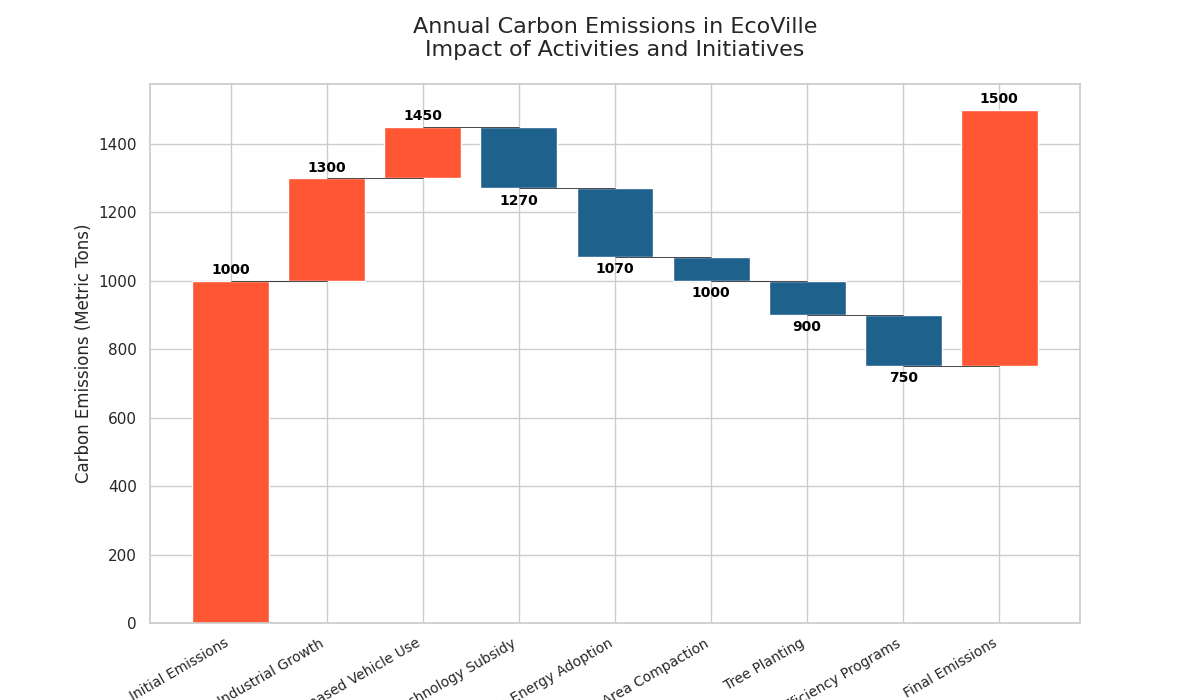

Here is the Python script that generated this plot:
import matplotlib.pyplot as plt
import numpy as np

emissions_labels = [
    'Initial Emissions', 'Industrial Growth', 'Increased Vehicle Use',
    'Green Technology Subsidy', 'Renewable Energy Adoption', 
    'Urban Area Compaction', 'Tree Planting', 'Energy Efficiency Programs', 
    'Final Emissions'
]
emissions_values = [1000, 300, 150, -180, -200, -70, -100, -150]
final_emission = 1000 + sum(emissions_values)

emissions_values.append(final_emission - 1000)

emissions_start = np.zeros(len(emissions_values))
emissions_start[1:] = np.cumsum(emissions_values[:-1])

# Updated color set
colors = ['#FF5733' if x >= 0 else '#1F618D' for x in emissions_values]

fig, ax = plt.subplots(figsize=(12, 7))

bars = ax.bar(emissions_labels, emissions_values, bottom=emissions_start, color=colors)

for i in range(1, len(emissions_values)):
    ax.plot([i - 1, i], [emissions_start[i], emissions_start[i]], color='black', linestyle='-', linewidth=0.5)

ax.set_title('Annual Carbon Emissions in EcoVille\nImpact of Activities and Initiatives', fontsize=16, pad=20)
ax.set_ylabel('Carbon Emissions (Metric Tons)', fontsize=12)
ax.set_xlabel('Emission Activities and Reductions', fontsize=12)

for i, (bar, value) in enumerate(zip(bars, emissions_values)):
    yval = bar.get_height() + emissions_start[i]
    ax.text(bar.get_x() + bar.get_width() / 2, yval + (10 if value >= 0 else -15), f'{yval:.0f}', 
            ha='center', va='bottom' if value >= 0 else 'top', color='black', fontsize=10, weight='bold')

plt.xticks(rotation=30, ha='right', fontsize=10)

plt.show()
